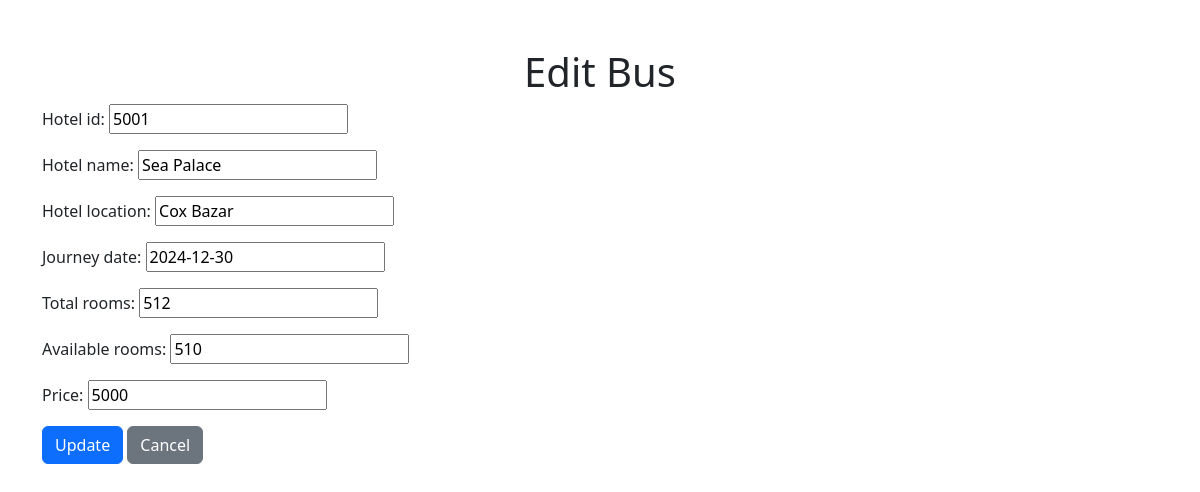
The page /ad_edit_hotel/5001/ on the database its author committed.
### myapp/models.py (models this page shows, shortened)
class Hotel(models.Model):
    hotel_id=models.CharField(max_length=10, primary_key=True)
    hotel_name=models.CharField(max_length=255)
    hotel_location=models.CharField(max_length=255)
    journey_date=models.DateField()
    total_rooms=models.IntegerField()
    available_rooms=models.IntegerField()
    price=models.IntegerField()

### myapp/views.py (the view)
# urls.py: path('ad_edit_hotel/<int:hotel_id>/', views.ad_edit_hotel, name='ad_edit_hotel'),
def ad_edit_hotel(request, hotel_id):
    hotel = get_object_or_404(Hotel, hotel_id=hotel_id)
    if request.method == 'POST':
        form = HotelForm(request.POST, instance=hotel)
        if form.is_valid():
            form.save()
            messages.success(request, "Hotel updated successfully!")
            return redirect('adminn_hotel')
    else:
        form = HotelForm(instance=hotel)
    return render(request, 'ad_edit_hotel.html', {'form': form})

### myapp/forms.py
class HotelForm(forms.ModelForm):
    class Meta:
        model = Hotel
        fields = ['hotel_id','hotel_name','hotel_location','journey_date','total_rooms','available_rooms','price']

### myapp/templates/ad_edit_hotel.html (shortened to what this page needs)
<!DOCTYPE html>
<html lang="en">
<head>
    <link href="https://cdn.jsdelivr.net/npm/bootstrap@5.3.0-alpha3/dist/css/bootstrap.min.css" rel="stylesheet">
</head>
<body>
    <div class="container mt-5">
        <h1 class="text-center">Edit Bus</h1>
        <form method="post">
            {{ form.as_p }}
            <button type="submit" class="btn btn-primary">Update</button>
            <a href="{% url 'adminn_hotel' %}" class="btn btn-secondary">Cancel</a>
        </form>
    </div>
</body>
</html>

### rows shown on the page
Hotel: hotel_id "5001", hotel_name "Sea Palace", hotel_location "Cox Bazar", journey_date "2024-12-30", total_rooms "512", available_rooms "510", price "5000"
